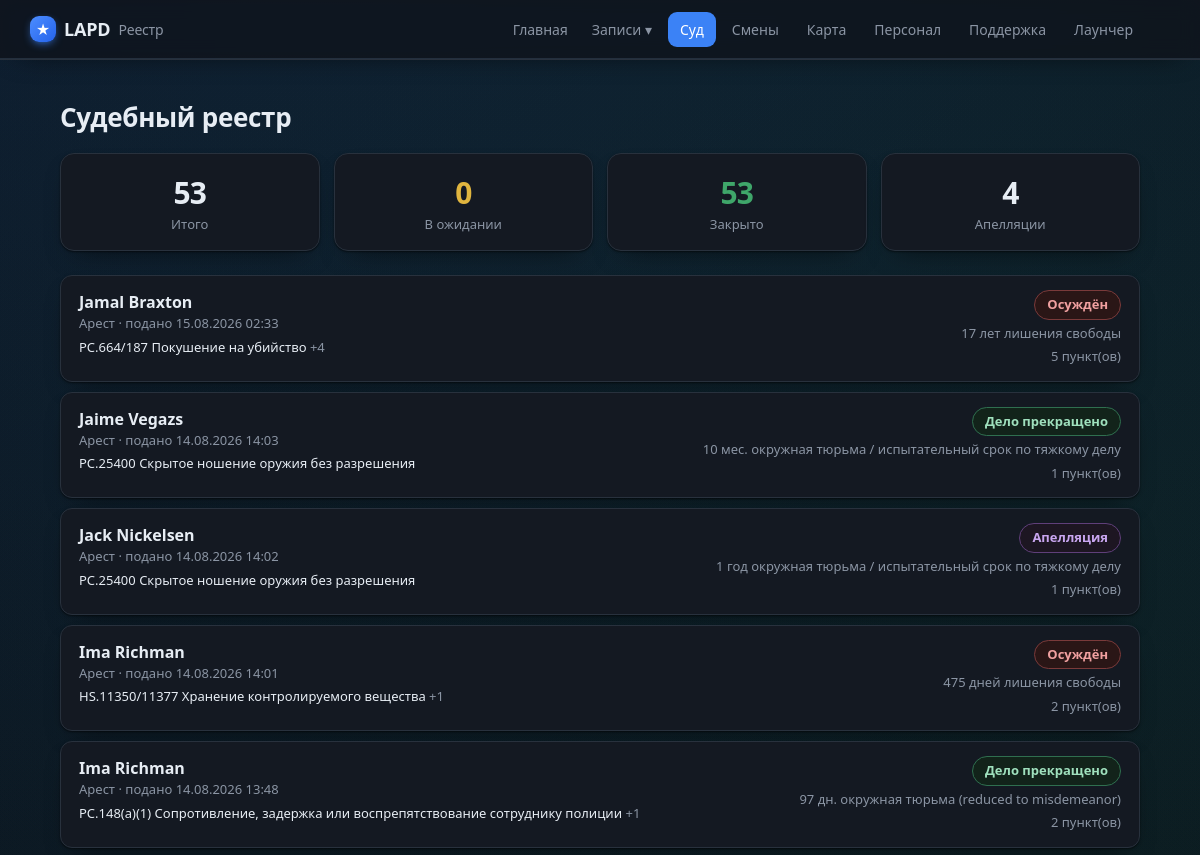
The page /court (upper part) on the database as committed earlier.
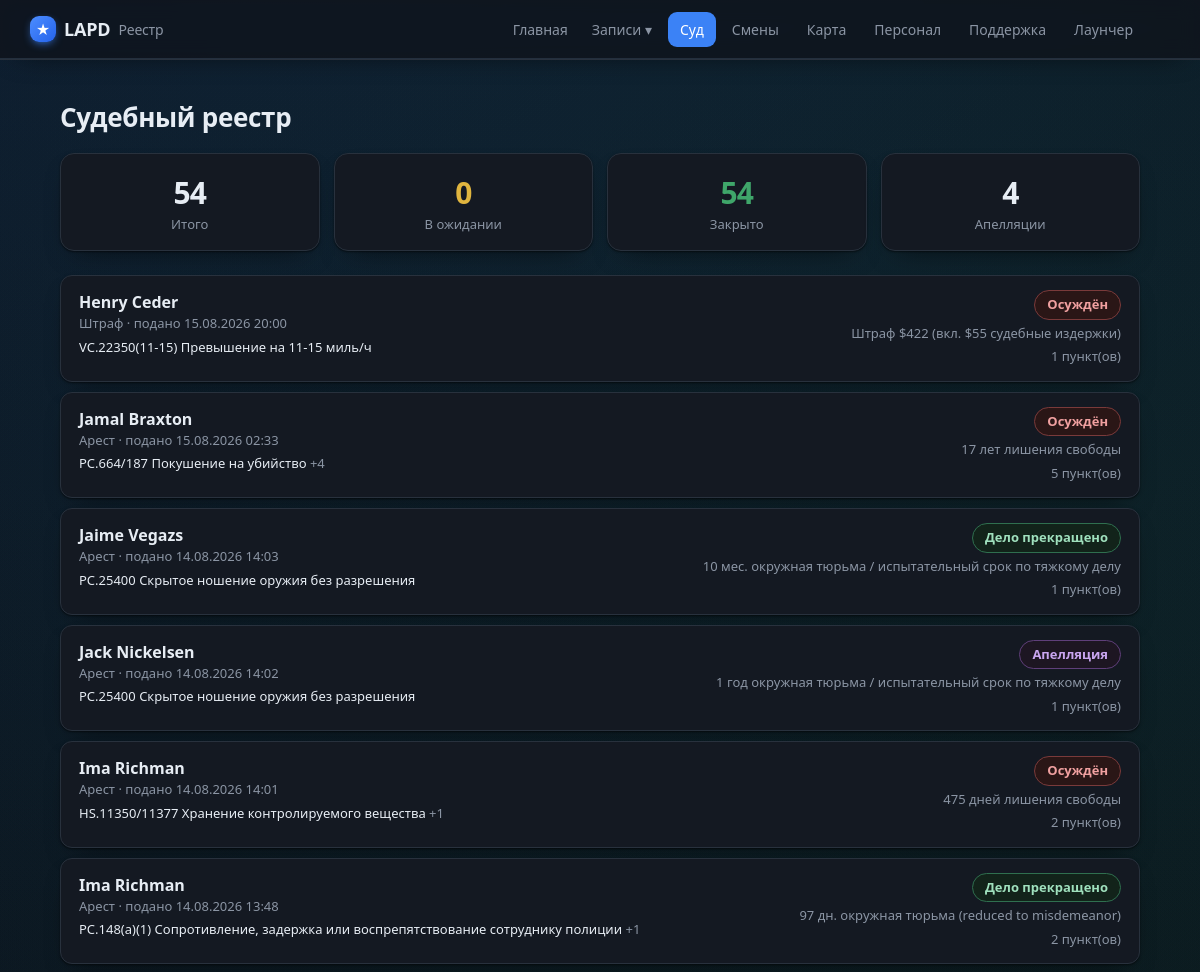
The same page on the database as committed later.
### tables this page shows
CREATE TABLE court_cases (
                id INTEGER PRIMARY KEY AUTOINCREMENT,
                external_id TEXT UNIQUE,
                subject_name TEXT,
                source TEXT,
                filed_at TEXT,
                status INTEGER,
                outcome INTEGER,
                sentence TEXT,
                notes TEXT,
                judge TEXT, prosecutor TEXT, defense TEXT, courtroom TEXT, plea TEXT,
                appeal_filed INTEGER DEFAULT 0,
                charges TEXT, timeline TEXT,
                synced_at TEXT
            );

### app/main.py (the view)
@app.route("/court")
def court():
    return render_template("court.html", cases=db.list_court_cases(200), summary=db.court_summary())

### app/db.py (called while the page is built)
def fmt_dt(iso):
    try:
        dt = datetime.datetime.fromisoformat(iso)
        return dt.strftime("%d.%m.%Y %H:%M")
    except Exception:
        return iso or "—"

@contextmanager
def get_conn():
    conn = sqlite3.connect(config.DB_PATH)
    conn.row_factory = sqlite3.Row
    try:
        yield conn
        conn.commit()
    finally:
        conn.close()

def _jsonlist(val):
    if not val:
        return []
    try:
        return json.loads(val)
    except Exception:
        return [x.strip() for x in str(val).split(",") if x.strip()]

def _replace_mojibake_pairs(s):
    for bad, good in sorted(_MOJI_TO_CYR.items(), key=lambda x: len(x[0]), reverse=True):
        s = s.replace(bad, good)
    return s

def _fix_rooms(s):
    return re.sub(r"(\d)([А-Я])", lambda m: m.group(1) + _CYR2LAT.get(m.group(2), m.group(2)), s)

def _cp1251_bytes(s):
    out = bytearray()
    for ch in s:
        try:
            out += ch.encode("cp1251")
        except UnicodeEncodeError:
            code = ord(ch)
            if code < 256:
                out.append(code)
            else:
                raise
    return bytes(out)

### app/templates/court.html (shortened to what this page needs)
{% extends "base.html" %}
{% block content %}
<h1>Судебный реестр</h1>
<section class="stats court-stats">
  <div class="stat"><div class="num">{{ summary.total }}</div><div class="lbl">Итого</div></div>
  <div class="stat"><div class="num" style="color:#e0b53f">{{ summary.pending }}</div><div class="lbl">В ожидании</div></div>
  <div class="stat"><div class="num" style="color:#3fa66a">{{ summary.closed }}</div><div class="lbl">Закрыто</div></div>
  <div class="stat"><div class="num">{{ summary.appeals }}</div><div class="lbl">Апелляции</div></div>
</section>
{% if cases %}
<div class="court-list">
  {% for c in cases %}
  <a class="court-row" href="{{ url_for('court_case_view', cid=c.id) }}">
    <div class="court-main">
      <div class="court-name">{{ c.subject_name }}</div>
      <div class="muted small">{{ c.source or '—' }} · подано {{ c.filed_fmt }}</div>
      <div class="court-charge">
        {% if c.charges %}
          {{ c.charges[0].ChargeCode }} {{ c.charges[0].Description }}
          {% if c.charges|length > 1 %}<span class="muted">+{{ c.charges|length - 1 }}</span>{% endif %}
        {% endif %}
      </div>
    </div>
    <div class="court-verdict">
      <span class="tag {{ c.label_cls }} big">{{ c.label }}</span>
      {% if c.sentence %}<div class="muted small">{{ c.sentence }}</div>{% endif %}
      <div class="muted small">{{ c.charges|length }} пункт(ов)</div>
    </div>
  </a>
  {% endfor %}
</div>
{% else %}
  <p class="empty">Судебных дел пока нет<span class="empty-sub">Появятся после синхронизации с игрой (pdComp).</span></p>
{% endif %}
{% endblock %}

Rows that differ between the two databases and show on the page:
added court_cases: subject_name "Henry Ceder", source "Штраф", filed_fmt "15.08.2026 20:00", charges "VC.22350(11-15)", charges "Превышение на 11-15 миль/ч", label "Осуждён", sentence "Штраф $422 (вкл. $55 судебные издержки)", charges|length "1"
Other text that changed with them:
{{ summary.total }}: "53" → "54"
{{ summary.closed }}: "53" → "54"
